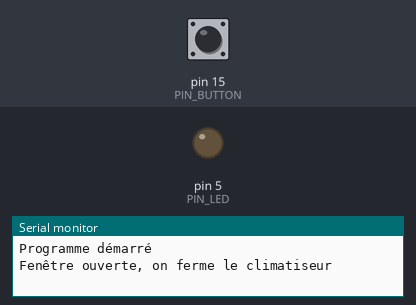
The program below on a simulated Arduino Uno, built with avr-gcc and run on an emulated ATmega328P. On the bench: output pins drawn as LEDs (lit = HIGH), the last lines printed to the serial monitor. The test bench sets the inputs (shaded band); at power-on: pin 15 (PIN_BUTTON) LOW.

Above: at 1.2 s.
1.3 s: pin 15 (PIN_BUTTON) pulled HIGH for 0.15 s
At 1.37 s:
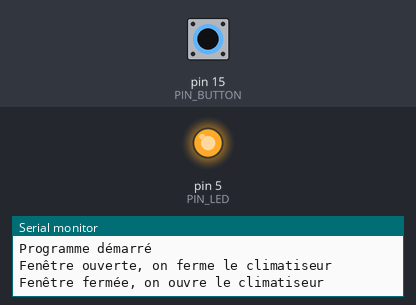
2.9 s: pin 15 (PIN_BUTTON) pulled HIGH for 3.2 s
At 6.6 s:
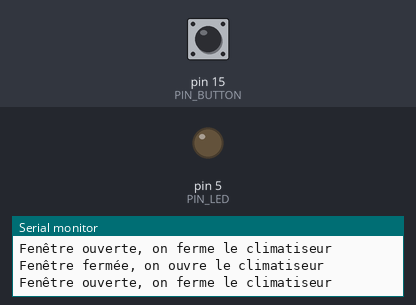
Timing chart, 0 to 8.1 s (numbered marks = the images above; inputs shaded):
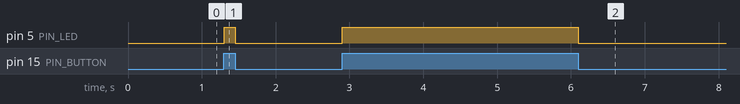

Measured:
- after the input at 1.3 s, pin 5 (PIN_LED): LOW → HIGH at once, → LOW 0.15 s later
- after the input at 2.9 s, pin 5 (PIN_LED): LOW → HIGH at once, → LOW 3.2 s later

The program:

main.cpp
```cpp
#include <Arduino.h>

const int PIN_LED = 5;
const int PIN_BUTTON = 15;
bool _buttonPressed = true;

void setup() {
  Serial.begin(9600);
  pinMode(PIN_LED, OUTPUT);
  pinMode(PIN_BUTTON, INPUT);
  // Par défaut on ouvre le climatiseur
  digitalWrite(PIN_LED, HIGH);
  Serial.println("Programme démarré");
}

void loop() {
  int buttonState = digitalRead(PIN_BUTTON);
  if(buttonState == 1 && !_buttonPressed) {
    Serial.println("Fenêtre fermée, on ouvre le climatiseur");
    _buttonPressed = 1;
    // ouvrir le climatiseur en choisissant le voltage HIGH
    digitalWrite(PIN_LED, HIGH);
  }
  else if(buttonState == 0 && _buttonPressed) {
    Serial.println("Fenêtre ouverte, on ferme le climatiseur");
    _buttonPressed = 0;
    // fermer le climatiseur en choisissant le voltage LOW
    digitalWrite(PIN_LED, LOW);
  }
}
```
